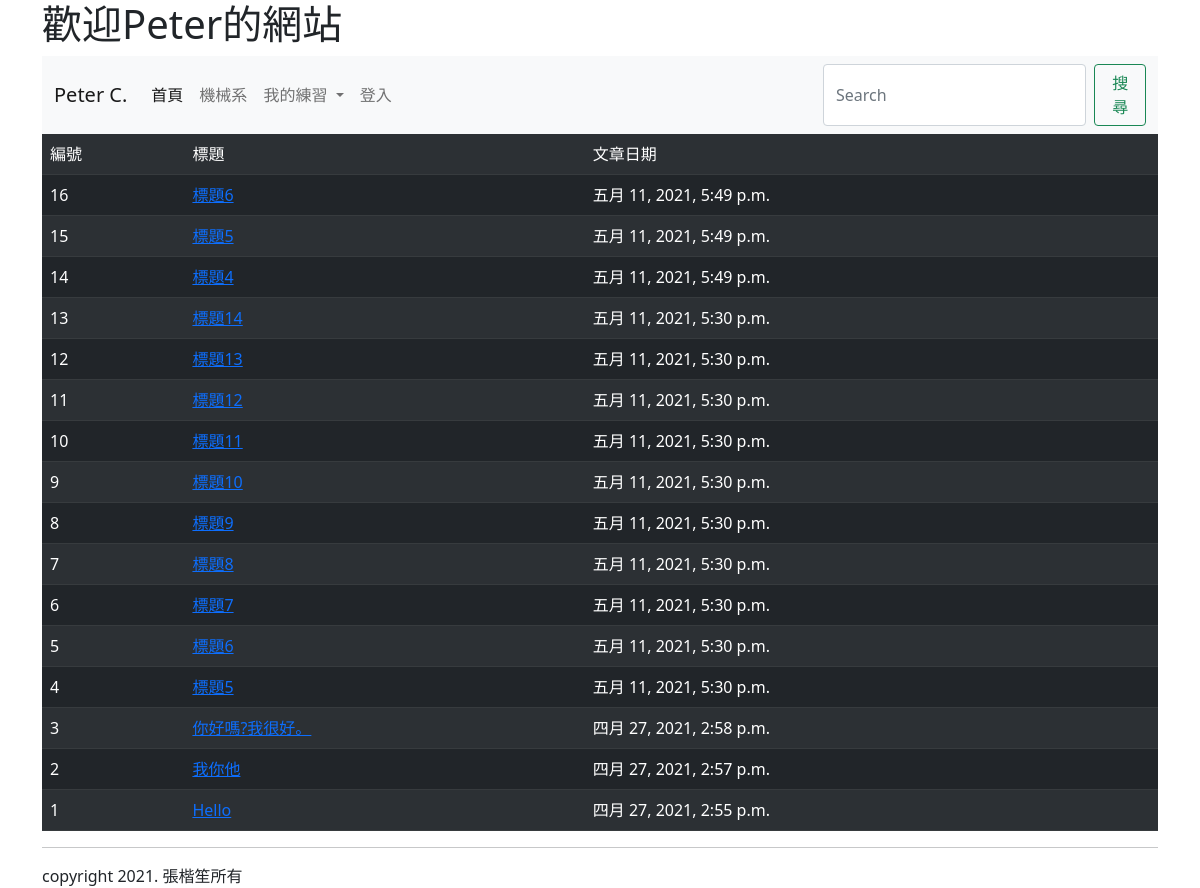
The page / on the database its author committed.
### mysite/models.py (models this page shows, shortened)
class Post(models.Model):
    title = models.CharField(max_length=200)
    body = models.TextField()
    pub_date = models.DateTimeField(default=timezone.now)
    class Meta:
        ordering = ('-pub_date',)

### mysite/views.py (the view)
# urls.py: path('',index),
def index (request):
    posts = Post.objects.all()
    myname = "Peter"
    data=[i for i in range(1,43)]
    random.shuffle(data)
    lotto_num = data [0:6]
    special_num = data [6]
    return render(request,'index.html',locals())

### templates/index.html (shortened to what this page needs)
{% extends 'base.html' %}
{% block headmessage %} <h1>歡迎{{ myname }}的網站</h1> {% endblock %}
{% block content %}
<table class='table table-striped table-dark'>
    <tr><td>編號</td><td>標題</td><td>文章日期</td></tr>
 {% for post in posts %}
    <tr>
        <td>{{ post.id }}</td>
        <td><a href="/show/{{post.id}}/">{{ post.title }}</a></td>
        <td>{{ post.pub_date }}</td>
    </tr>
    {% endfor %}
</table>
{% endblock %}

### rows shown on the page
Post: id "16", title "標題6", pub_date "五月 11, 2021, 5:49 p.m."
Post: id "15", title "標題5", pub_date "五月 11, 2021, 5:49 p.m."
Post: id "14", title "標題4", pub_date "五月 11, 2021, 5:49 p.m."
Post: id "13", title "標題14", pub_date "五月 11, 2021, 5:30 p.m."
Post: id "12", title "標題13", pub_date "五月 11, 2021, 5:30 p.m."
Post: id "11", title "標題12", pub_date "五月 11, 2021, 5:30 p.m."
Post: id "10", title "標題11", pub_date "五月 11, 2021, 5:30 p.m."
Post: id "9", title "標題10", pub_date "五月 11, 2021, 5:30 p.m."
Post: id "8", title "標題9", pub_date "五月 11, 2021, 5:30 p.m."
Post: id "7", title "標題8", pub_date "五月 11, 2021, 5:30 p.m."
Post: id "6", title "標題7", pub_date "五月 11, 2021, 5:30 p.m."
Post: id "5", title "標題6", pub_date "五月 11, 2021, 5:30 p.m."
Post: id "4", title "標題5", pub_date "五月 11, 2021, 5:30 p.m."
Post: id "3", title "你好嗎?我很好。", pub_date "四月 27, 2021, 2:58 p.m."
Post: id "2", title "我你他", pub_date "四月 27, 2021, 2:57 p.m."
Post: id "1", title "Hello", pub_date "四月 27, 2021, 2:55 p.m."
